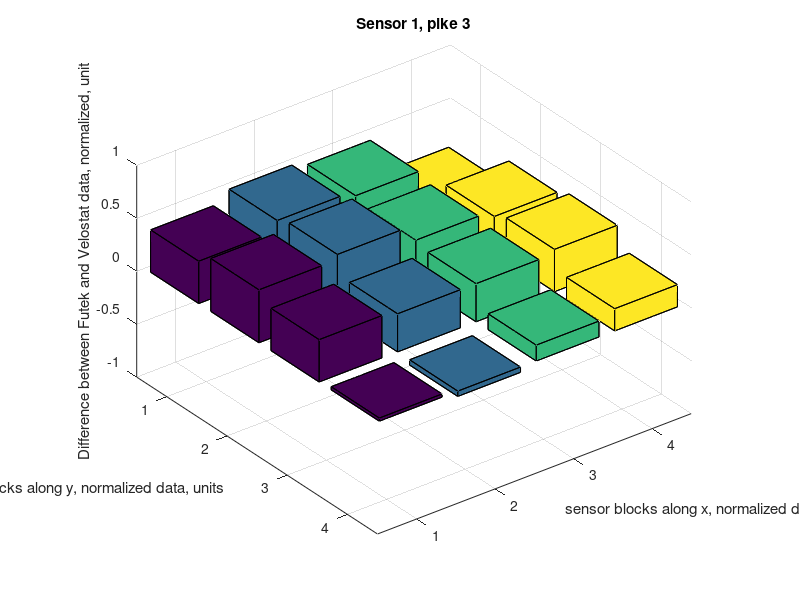

Recreate this plot in MATLAB.
figure



Zb = [[0.8,0.85,0.95,0.95];[0.95,0.95,0.95,0.95];[0.95,0.95,0.94,00.99];[0.94,0.94,0.95,0.91]];
Zs = [[0.4,0.35,0.5,0.85];[0.45,0.4,0.55,0.61];[0.55,0.59,0.58,0.59];[0.91,0.99,0.8,0.7]];
% Zb = [[0.9,0.9,0.95,0.95];[0.95,0.95,0.95,0.95];[0.95,0.95,0.94,00.99];[0.94,0.94,0.95,0.99]];
% Zs = [[0.8,0.79,0.85,0.95];[0.85,0.7,0.8,0.75];[0.90,0.95,0.9,0.85];[0.82,0.81,0.85,0.89]];

bar3(Zb-Zs);
zlim([-1,1]);
title("Sensor 1, pike 3");
xlabel("sensor blocks along x, normalized data, units");
ylabel("sensor blocks along y, normalized data, units");
zlabel("Difference between Futek and Velostat data, normalized, unit")
